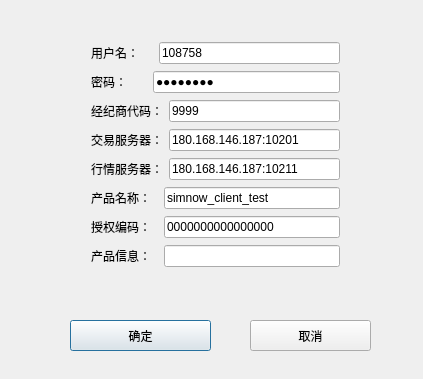
<?xml version="1.0" encoding="UTF-8"?>
<ui version="4.0">
 <class>CTPConnectWidgets</class>
 <widget class="QDialog" name="CTPConnectWidgets">
  <property name="geometry">
   <rect>
    <x>0</x>
    <y>0</y>
    <width>423</width>
    <height>379</height>
   </rect>
  </property>
  <property name="sizePolicy">
   <sizepolicy hsizetype="Preferred" vsizetype="Preferred">
    <horstretch>0</horstretch>
    <verstretch>0</verstretch>
   </sizepolicy>
  </property>
  <property name="minimumSize">
   <size>
    <width>0</width>
    <height>0</height>
   </size>
  </property>
  <property name="maximumSize">
   <size>
    <width>1000</width>
    <height>1000</height>
   </size>
  </property>
  <property name="windowTitle">
   <string>CTP连接</string>
  </property>
  <widget class="QPushButton" name="SendOrderButton">
   <property name="geometry">
    <rect>
     <x>70</x>
     <y>320</y>
     <width>141</width>
     <height>31</height>
    </rect>
   </property>
   <property name="text">
    <string>确定</string>
   </property>
  </widget>
  <widget class="QPushButton" name="CancelOrderButton">
   <property name="geometry">
    <rect>
     <x>250</x>
     <y>320</y>
     <width>121</width>
     <height>31</height>
    </rect>
   </property>
   <property name="text">
    <string>取消</string>
   </property>
  </widget>
  <widget class="QWidget" name="">
   <property name="geometry">
    <rect>
     <x>80</x>
     <y>30</y>
     <width>271</width>
     <height>251</height>
    </rect>
   </property>
   <layout class="QVBoxLayout" name="verticalLayout">
    <item>
     <layout class="QHBoxLayout" name="horizontalLayout">
      <item>
       <widget class="QLabel" name="label">
        <property name="text">
         <string>用户名：    </string>
        </property>
       </widget>
      </item>
      <item>
       <widget class="QLineEdit" name="lineEdit">
        <property name="text">
         <string>108758</string>
        </property>
       </widget>
      </item>
     </layout>
    </item>
    <item>
     <layout class="QHBoxLayout" name="horizontalLayout_2">
      <item>
       <widget class="QLabel" name="label_2">
        <property name="text">
         <string>密码：      </string>
        </property>
       </widget>
      </item>
      <item>
       <widget class="QLineEdit" name="lineEdit_2">
        <property name="text">
         <string>yh197687</string>
        </property>
        <property name="echoMode">
         <enum>QLineEdit::PasswordEchoOnEdit</enum>
        </property>
       </widget>
      </item>
     </layout>
    </item>
    <item>
     <layout class="QHBoxLayout" name="horizontalLayout_3">
      <item>
       <widget class="QLabel" name="label_3">
        <property name="text">
         <string>经纪商代码：</string>
        </property>
       </widget>
      </item>
      <item>
       <widget class="QLineEdit" name="lineEdit_3">
        <property name="text">
         <string>9999</string>
        </property>
       </widget>
      </item>
     </layout>
    </item>
    <item>
     <layout class="QHBoxLayout" name="horizontalLayout_4">
      <item>
       <widget class="QLabel" name="label_4">
        <property name="text">
         <string>交易服务器：</string>
        </property>
       </widget>
      </item>
      <item>
       <widget class="QLineEdit" name="lineEdit_4">
        <property name="text">
         <string>180.168.146.187:10201</string>
        </property>
       </widget>
      </item>
     </layout>
    </item>
    <item>
     <layout class="QHBoxLayout" name="horizontalLayout_5">
      <item>
       <widget class="QLabel" name="label_5">
        <property name="text">
         <string>行情服务器：</string>
        </property>
       </widget>
      </item>
      <item>
       <widget class="QLineEdit" name="lineEdit_5">
        <property name="text">
         <string>180.168.146.187:10211</string>
        </property>
       </widget>
      </item>
     </layout>
    </item>
    <item>
     <layout class="QHBoxLayout" name="horizontalLayout_6">
      <item>
       <widget class="QLabel" name="label_6">
        <property name="text">
         <string>产品名称：  </string>
        </property>
       </widget>
      </item>
      <item>
       <widget class="QLineEdit" name="lineEdit_6">
        <property name="text">
         <string>simnow_client_test</string>
        </property>
       </widget>
      </item>
     </layout>
    </item>
    <item>
     <layout class="QHBoxLayout" name="horizontalLayout_7">
      <item>
       <widget class="QLabel" name="label_7">
        <property name="text">
         <string>授权编码：  </string>
        </property>
       </widget>
      </item>
      <item>
       <widget class="QLineEdit" name="lineEdit_7">
        <property name="text">
         <string>0000000000000000</string>
        </property>
       </widget>
      </item>
     </layout>
    </item>
    <item>
     <layout class="QHBoxLayout" name="horizontalLayout_8">
      <item>
       <widget class="QLabel" name="label_8">
        <property name="text">
         <string>产品信息：  </string>
        </property>
       </widget>
      </item>
      <item>
       <widget class="QLineEdit" name="lineEdit_8"/>
      </item>
     </layout>
    </item>
   </layout>
  </widget>
 </widget>
 <layoutdefault spacing="6" margin="11"/>
 <resources/>
 <connections>
  <connection>
   <sender>SendOrderButton</sender>
   <signal>clicked()</signal>
   <receiver>CTPConnectWidgets</receiver>
   <slot>SendOrderbuttonclicked()</slot>
   <hints>
    <hint type="sourcelabel">
     <x>148</x>
     <y>338</y>
    </hint>
    <hint type="destinationlabel">
     <x>422</x>
     <y>378</y>
    </hint>
   </hints>
  </connection>
  <connection>
   <sender>CancelOrderButton</sender>
   <signal>clicked()</signal>
   <receiver>CTPConnectWidgets</receiver>
   <slot>CancelOrderbutttonclicked()</slot>
   <hints>
    <hint type="sourcelabel">
     <x>335</x>
     <y>334</y>
    </hint>
    <hint type="destinationlabel">
     <x>422</x>
     <y>378</y>
    </hint>
   </hints>
  </connection>
 </connections>
 <slots>
  <slot>SendOrderbuttonclicked()</slot>
  <slot>CancelOrderbutttonclicked()</slot>
 </slots>
</ui>
